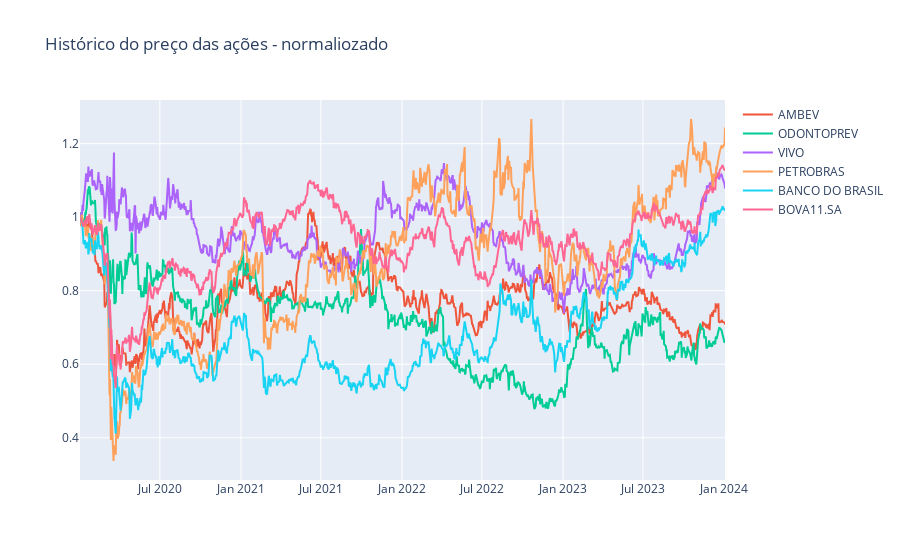

Notebook cell for this chart:
### Code cell
figura = px.line(title='Histórico do preço das ações - normaliozado')
for i in acoes_ex_df_normalizado.columns[1:]:
    figura.add_scatter(x=acoes_ex_df_normalizado['Date'], y = acoes_ex_df_normalizado[i], name = i)
figura.show()

### Figure 1 — Plotly figure (JSON) as saved in the notebook; plotly's stock layout.template omitted (floating-point values rounded to 4 significant figures; data arrays with more than 128 entries replaced by an {"elided": "..."} marker saying what was removed)
{"data": [{"hovertemplate": "<extra></extra>", "legendgroup": "", "line": {"color": "#636efa", "dash": "solid"}, "marker": {"symbol": "circle"}, "mode": "lines", "name": "", "orientation": "v", "showlegend": false, "type": "scatter", "xaxis": "x", "yaxis": "y"}, {"name": "AMBEV", "type": "scatter", "x": {"elided": "995 str values"}, "y": {"elided": "995 float values"}}, {"name": "ODONTOPREV", "type": "scatter", "x": {"elided": "995 str values"}, "y": {"elided": "995 float values"}}, {"name": "VIVO", "type": "scatter", "x": {"elided": "995 str values"}, "y": {"elided": "995 float values"}}, {"name": "PETROBRAS", "type": "scatter", "x": {"elided": "995 str values"}, "y": {"elided": "995 float values"}}, {"name": "BANCO DO BRASIL", "type": "scatter", "x": {"elided": "995 str values"}, "y": {"elided": "995 float values"}}, {"name": "BOVA11.SA", "type": "scatter", "x": {"elided": "995 str values"}, "y": {"elided": "995 float values"}}], "layout": {"legend": {"tracegroupgap": 0}, "title": {"text": "Histórico do preço das ações - normaliozado"}, "xaxis": {"anchor": "y", "domain": [0, 1]}, "yaxis": {"anchor": "x", "domain": [0, 1]}}}
